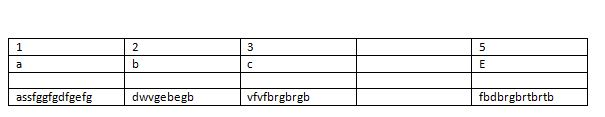
#> input picture Table.JPG, 605 x 117 px
$ python histogramPPNew.py
#> lines starting #> are read from the running program, lines starting #| are printed output that depends on the picture; after the words box and inside, x2 and y2 are one past the last pixel; in counts of white or black regions, pixels touching at a corner belong together
# -*- coding: utf-8 -*-
from __future__ import unicode_literals

import numpy as np
import cv2
# import cv
import matplotlib.pyplot as plt
from collections import deque
import itertools as it
import scipy.ndimage.measurements as sp
import skimage.measure as sk
import math
from PIL import Image
#import Image
import os
import plotly.plotly as py

def grid(im,height, width):
	def left():
		w=0
		b=0
		while w < width:
			h=0
			while h < height:
				if(im[h,w]!=255 and b!=255):
					#left=[h,w]
					left=w
					return left
					break
				b=im[h,w]
				h=h+1
			w=w+1

	def top():
		h=0
		b=0
		while h < height:
			w=0
			while w < width:
				if(im[h,w]!=255 and b!=255):
					top=h
					#top=[w,h]
					return top
					break
				b=im[h,w]
				w=w+1
			h=h+1

	def right():
		b=0
		w=width-1
		while w >= 0:
			h=height-1
			while h >= 0:
				if(im[h,w]!=255 and b!=255):
					#right=[h,w]
					right=w
					return right+1
					break
				b=im[h,w]
				h=h-1
			w=w-1

	def bottom():
		b=0
		h=height-1
		while h >= 0:
			w=width-1
			while w >= 0:
				if(im[h,w]!=255 and b!=255):
					#bottom=[w,h]
					bottom=h
					return bottom+1
					break
				b=im[h,w]
				w=w-1
			h=h-1
	return left(),top(),right(),bottom()
	#print("Grid Area: ("+repr(left())+","+repr(top())+"),("+repr(right())+","+repr(bottom())+")")

# im = cv2.imread("aksaraKuno1.png",0)
# im = cv2.imread("3309_GT1.bmp",0)
im = cv2.imread("Table.JPG",0)
#> im: shape (117, 605); min 0, max 255, mean 239.6

# Di Threshold supaya item putih
ret, im= cv2.threshold(im, 0, 255, cv2.THRESH_BINARY + cv2.THRESH_OTSU)
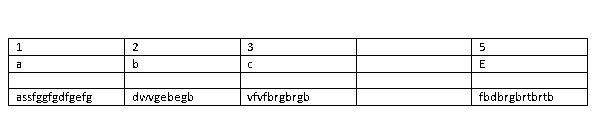
#> im: shape (117, 605); 94% white; black in thin lines or dots, all inside (x1, y1, x2, y2) = (8, 38, 588, 106)
#> ret = 132

# Mengambil tinggi & lebar gambar
height, width= im.shape
#> height = 117; width = 605

# Diprint
print(height,width)
#| 117 605

# Disave
cv2.imwrite('TH.jpg',im)

left,top,right,bottom=grid(im,height, width)
#> after the loop in left, `while w < width:`: w = 8
#> after the loop in top, `while h < height:`: h = 38
#> after the loop in right, `while w >= 0:`: w = 587
#> after the loop in bottom, `while h >= 0:`: h = 105
#> left = 8; top = 38; right = 588; bottom = 106
print("Grid Area: ("+repr(left)+","+repr(top)+"),("+repr(right)+","+repr(bottom)+")")
#| Grid Area: (8,38),(588,106)
im=im[top:bottom, left:right]
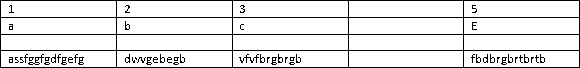
#> im: shape (68, 580); 89.3% white; black in thin lines or dots
cv2.imwrite('Grid.jpg',im)
# [6 lines of commented-out code are left out]
banyakBlackDiRow = []
h = 0

# Mengambil tinggi & lebar gambar
height, width= im.shape
#> height = 68; width = 580

# Mencari Banyak black pixel per baris
# Sepanjang tinggi gambar
while h < height:
	# Menambah tuple/data di variabel
	banyakBlackDiRow.append(0)
	w=0
	black = 0
	# Sepanjang lebar gambar
	while w < width:
		# Jika hitam, maka nilai variabel tambah 1
		if im[h,w] == 0:
			black +=1
		w=w+1
	# Total seluruh pixel hitam dalam 1 baris disimpan
	banyakBlackDiRow[h] = black
	h=h+1
#> after the loop, h = 68
"""
# Mencari Banyak black pixel per baris
# Sepanjang tinggi gambar
while h < height:
	# Menambah tuple/data di variabel
	banyakBlackDiRow.append(0)
	w=0
	black = im.item(0)
	# Total seluruh pixel hitam dalam 1 baris disimpan
	banyakBlackDiRow[h] = black
	h=h+1
"""
# Inisialisasi
banyakBlackDiColumn = []
w=0

# Mencari Banyak black pixel per kolom
# Sepanjang lebar gambar
while w < width:
	# Menambah tuple/data di variabel
	banyakBlackDiColumn.append(0)
	h=0
	black = 0
	# Sepanjang tinggi gambar
	while h < height:
		# Jika hitam, maka nilai variabel tambah 1
		if im[h,w] == 0:
			black +=1
		h=h+1
	# Total seluruh pixel hitam dalam 1 kolom disimpan
	banyakBlackDiColumn[w] = black
	w=w+1
#> after the loop, w = 580

print (banyakBlackDiRow)
#> (printed output is left out)
print (banyakBlackDiColumn)
#> (printed output is left out)

maximumBlackRow = max(banyakBlackDiRow)
#> maximumBlackRow = 580
maximumBlackColumn = max(banyakBlackDiColumn)
#> maximumBlackColumn = 68
print (maximumBlackRow)
#| 580
print (maximumBlackColumn)
#| 68

blackRowPosition = []
blackColumnPosition = []

# Menghapus border horizontal
h=0
while h < height:
	# CHANGE DIS with np.std
	# Jika banyakBlackDiRow = maximumnya
	if(banyakBlackDiRow[h]==maximumBlackRow):
		print('Baris ke-'+str(h))
		blackRowPosition.append(h)
		w=0
		# Sepanjang lebar gambar
		while w < width:
			# Jika hitam, dijadikan putih
			im[h,w] = 255
			w=w+1
	h=h+1
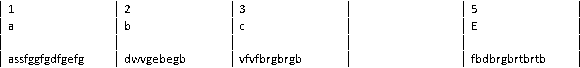
#> im: shape (68, 580); 96.7% white; black in thin lines or dots
#> after the loop, blackRowPosition = [0, 17, 34, 50, 67]; h = 68

w=0

# Menghapus border vertikal
w=0
while w < width:
	# CHANGE DIS
	# Jika banyakBlackDiColumn = 80% maximumnya
	if(banyakBlackDiColumn[w]>(maximumBlackColumn*0.8)):
		print('Kolom ke-'+str(w))
		blackColumnPosition.append(w)
		h=0
		# Sepanjang tinggi gambar
		while h < height:
			# Jika hitam, dijadikan putih
			im[h,w] = 255
			h=h+1
	w=w+1
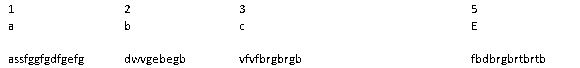
#> im: shape (68, 580); 97.6% white; black in thin lines or dots, all inside (x1, y1, x2, y2) = (9, 5, 545, 65)
#> after the loop, blackColumnPosition = [0, 116, 232, 348, 463, 579]

print(blackRowPosition)
#| [0, 17, 34, 50, 67]
print(blackColumnPosition)
#| [0, 116, 232, 348, 463, 579]

cv2.imwrite('Clean.jpg',im)

numBRP=len(blackRowPosition)
numBCP=len(blackColumnPosition)

for x in xrange(0,len(blackRowPosition)-1):
	for y in xrange(0,len(blackColumnPosition)-1):
		ins=im[blackRowPosition[x]:blackRowPosition[x+1], blackColumnPosition[y]:blackColumnPosition[y+1]]
		cv2.imwrite("Box"+str(x)+str(y)+".jpg",ins)

"""
#picture = Image.open("Grid.JPG")
for h in range(0,height-1):
	if(banyakBlackDiRow[h]==maximumBlackRow):
		print('Baris ke-'+str(h))
		for w in range(0,width-1):
			im[h,w] = [255, 255, 255]
			#picture.putpixel( (h,w), 1)
			#im[h,w]=cv2.bitwise_not(im[h,w])
"""
#picture.save('PIL.jpg')
#cv2.imwrite('clean.jpg',im)
"""
# Menginvert gambar agar komputer bisa membaca gambar dimana 0 = hitam 1 = putih
im = cv2.bitwise_not(im)
# Save
cv2.imwrite('IV.jpg',im)

#Window untuk labeling
s = [[1,1,1],
     [1,1,1],
     [1,1,1]]
"""


"""
# labeling/ connected commponent analysis untuk melabelisasi tiap huruf/karakter yang nanti akan dicari average heightnya
labeled_array, num_features = sp.label(im,s)
print num_features
print labeled_array

# Untuk Mencari bounding box connected component, yang nanti menghasilkan tupple
props = sk.regionprops(labeled_array)

# mencari Average Height dari tupple bounding box
avgHeight=0
avgWidth=0

i=0
while(i<num_features):
	# Mencari min colom, min row, max row, max col
	(min_row, min_col, max_row, max_col)=props[i].bbox
	i+=1
	# batas atas kurang batas bawah = height
	avgHeight=(avgHeight+(max_row-min_row))
	avgWidth = (avgWidth+(max_col-min_col))

# Mencari rata" nya
avgHeight = avgHeight/num_features
avgWidth = avgWidth/num_features

print avgHeight
print avgWidth


# Program orang lain untuk smoothing projection
def moving_average(iterator, length, step=1):
    window = deque(it.islice(iterator, 0, length*step, step))
    total = sum(window)
    yield total / length
    for i in it.islice(iterator, length*step, None, step):
        total -= window.popleft()
        total += i
        window.append(i)
        yield total / length

smoothHist = list(moving_average(banyakBlackDiRow,avgHeight))
print smoothHist

# mencari jumlah puncak/peaks agar bisa menentukan lembah/ baris
h = 0
jumlahPeaks = 0
peaks=[] # Koordinat/baris ke berapa titik puncak

# Mencari Banyak peaks di smoothHistogram
while h < len(smoothHist)-1:
	if(smoothHist[h]>smoothHist[h-1] and smoothHist[h]>smoothHist[h+1]):
		peaks.append(h)
		# menambah nilai ke peaks
		jumlahPeaks+=1
	h=h+1

print jumlahPeaks
print peaks

# mencari HTL = rata" dari selisih peaks /ada dipaper
h=jumlahPeaks-1
HtL=0

while h > 0 :
	HtL = HtL + (peaks[h]-peaks[h-1])
	h=h-1
HtL=HtL/(jumlahPeaks-1)
print HtL

#Membagi teks sesuai baris
splitIm = np.array_split(im,math.trunc(jumlahPeaks))

part=len(splitIm)
print len(splitIm)
i=0
while i<part:
	cv2.imwrite("Part"+str(i)+".jpg",splitIm[i])
	print i
	i+=1

width3=3*avgWidth
n=math.trunc(width/width3)
i=0
while i<part:
	j=0
	while j<n:
# [6 lines of commented-out code are left out]
		j+=1
	i+=1

#print splitIm[0][1,2]
#print list pertama splitIm pixel(1,2)

height=height/jumlahPeaks
width=3*avgWidth
Path="D:\MAD GANGS\Patton\AdaptiveProjection"
input="dummy.png"
k=1
def crop(Path, input, height, width, k, area):
	im = Image.open(input)
	imgwidth, imgheight = im.size
	for i in range(0,imgheight,height):
	    for j in range(0,imgwidth,width):
	        box = (j, i, j+width, i+height)
	        a = im.crop(box)
	        a.save(os.path.join(Path,"PNG IMG-%s.png" % k))
	        print "Success "+str(k)
	        # [6 lines of commented-out code are left out]
	        k +=1


crop(Path, input, height, width, k, 1)
print height*jumlahPeaks
plt.hist(banyakBlackDiRow, bins=163, range=(1,162))
plt.title("Histogram with bins")
fig = plt.gcf()

plot_url = py.plot_mpl(fig, filename='mpl-basic-histogram')
plt.show()
"""
